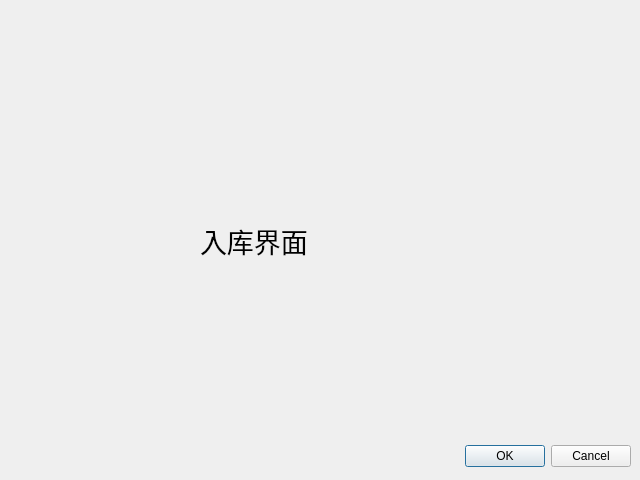
<?xml version="1.0" encoding="UTF-8"?>
<ui version="4.0">
 <class>Dialog</class>
 <widget class="QDialog" name="Dialog">
  <property name="geometry">
   <rect>
    <x>0</x>
    <y>0</y>
    <width>640</width>
    <height>480</height>
   </rect>
  </property>
  <property name="windowTitle">
   <string>Dialog</string>
  </property>
  <widget class="QDialogButtonBox" name="buttonBox">
   <property name="geometry">
    <rect>
     <x>10</x>
     <y>440</y>
     <width>621</width>
     <height>32</height>
    </rect>
   </property>
   <property name="orientation">
    <enum>Qt::Horizontal</enum>
   </property>
   <property name="standardButtons">
    <set>QDialogButtonBox::Cancel|QDialogButtonBox::Ok</set>
   </property>
  </widget>
  <widget class="QLabel" name="label">
   <property name="geometry">
    <rect>
     <x>200</x>
     <y>180</y>
     <width>241</width>
     <height>121</height>
    </rect>
   </property>
   <property name="font">
    <font>
     <family>Agency FB</family>
     <pointsize>20</pointsize>
    </font>
   </property>
   <property name="text">
    <string>入库界面</string>
   </property>
  </widget>
 </widget>
 <resources/>
 <connections>
  <connection>
   <sender>buttonBox</sender>
   <signal>accepted()</signal>
   <receiver>Dialog</receiver>
   <slot>accept()</slot>
   <hints>
    <hint type="sourcelabel">
     <x>248</x>
     <y>254</y>
    </hint>
    <hint type="destinationlabel">
     <x>157</x>
     <y>274</y>
    </hint>
   </hints>
  </connection>
  <connection>
   <sender>buttonBox</sender>
   <signal>rejected()</signal>
   <receiver>Dialog</receiver>
   <slot>reject()</slot>
   <hints>
    <hint type="sourcelabel">
     <x>316</x>
     <y>260</y>
    </hint>
    <hint type="destinationlabel">
     <x>286</x>
     <y>274</y>
    </hint>
   </hints>
  </connection>
 </connections>
</ui>
